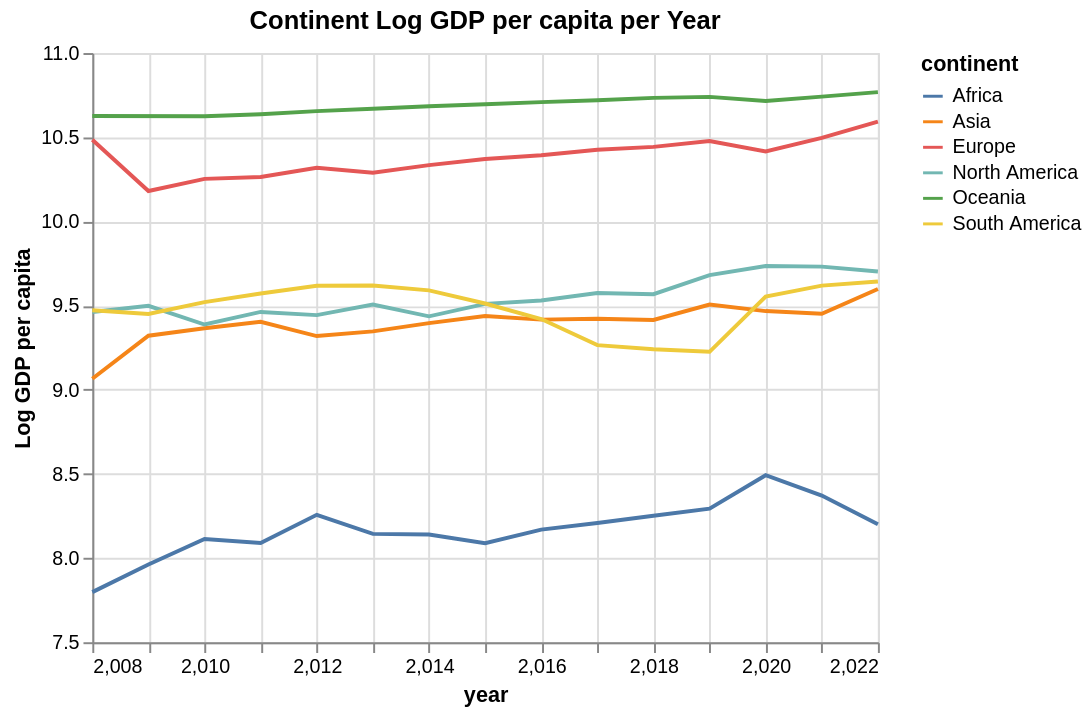

Notebook code cell kept with this figure:
### Code cell
# Once again, let's see how this correlates to GDP.
continents_gdp = alt.Chart(continent_grouped, title = 'Continent Log GDP per capita per Year').mark_line().encode(
    y = alt.Y('Log GDP per capita', scale = alt.Scale(domain = [7.5, 11])),
    x = alt.X('year', scale = alt.Scale(domain = [2008, 2022])),
    color = 'continent'
)

continents_gdp

### Figure 1 — Vega-Lite specification as saved in the notebook (floating-point values rounded to 4 significant figures)
{"config": {"view": {"continuousWidth": 400, "continuousHeight": 300}}, "data": {"name": "data-54ca73b332df5f30ebd7bc4373218ccc"}, "mark": "line", "encoding": {"color": {"field": "continent", "type": "nominal"}, "x": {"field": "year", "scale": {"domain": [2008, 2022]}, "type": "quantitative"}, "y": {"field": "Log GDP per capita", "scale": {"domain": [7.5, 11]}, "type": "quantitative"}}, "title": "Continent Log GDP per capita per Year", "$schema": "https://vega.github.io/schema/vega-lite/v4.17.0.json", "datasets": {"data-54ca73b332df5f30ebd7bc4373218ccc": [{"year": 2008, "continent": "Africa", "Life Ladder": 4.315, "Log GDP per capita": 7.798, "Social support": 0.6662, "Healthy life expectancy at birth": 51.21, "Freedom to make life choices": 0.5994, "Generosity": -0.005077, "Perceptions of corruption": 0.8433, "Positive affect": 0.6358, "Negative affect": 0.2382}, {"year": 2008, "continent": "Asia", "Life Ladder": 5.112, "Log GDP per capita": 9.065, "Social support": 0.737, "Healthy life expectancy at birth": 62.7, "Freedom to make life choices": 0.6804, "Generosity": 0.03075, "Perceptions of corruption": 0.795, "Positive affect": 0.5965, "Negative affect": 0.2499}, {"year": 2008, "continent": "Europe", "Life Ladder": 6.609, "Log GDP per capita": 10.49, "Social support": 0.9201, "Healthy life expectancy at birth": 67.58, "Freedom to make life choices": 0.7671, "Generosity": 0.003238, "Perceptions of corruption": 0.6693, "Positive affect": 0.6708, "Negative affect": 0.211}, {"year": 2008, "continent": "North America", "Life Ladder": 6.074, "Log GDP per capita": 9.462, "Social support": 0.8576, "Healthy life expectancy at birth": 61.22, "Freedom to make life choices": 0.7496, "Generosity": 0.09942, "Perceptions of corruption": 0.7693, "Positive affect": 0.7591, "Negative affect": 0.2286}, {"year": 2008, "continent": "Oceania", "Life Ladder": 7.317, "Log GDP per capita": 10.63, "Social support": 0.9455, "Healthy life expectancy at birth": 69.9, "Freedom to make life choices": 0.9045, "Generosity": 0.2975, "Perceptions of corruption": 0.3825, "Positive affect": 0.7565, "Negative affect": 0.225}, {"year": 2008, "continent": "South America", "Life Ladder": 5.783, "Log GDP per capita": 9.472, "Social support": 0.8535, "Healthy life expectancy at birth": 65.53, "Freedom to make life choices": 0.7034, "Generosity": -0.0777, "Perceptions of corruption": 0.7819, "Positive affect": 0.7448, "Negative affect": 0.2996}, {"year": 2009, "continent": "Africa", "Life Ladder": 4.415, "Log GDP per capita": 7.962, "Social support": 0.7391, "Healthy life expectancy at birth": 52.87, "Freedom to make life choices": 0.656, "Generosity": -0.007609, "Perceptions of corruption": 0.8065, "Positive affect": 0.6603, "Negative affect": 0.1975}, {"year": 2009, "continent": "Asia", "Life Ladder": 5.337, "Log GDP per capita": 9.321, "Social support": 0.7978, "Healthy life expectancy at birth": 63.47, "Freedom to make life choices": 0.7138, "Generosity": -0.003361, "Perceptions of corruption": 0.7387, "Positive affect": 0.6022, "Negative affect": 0.2523}, {"year": 2009, "continent": "Europe", "Life Ladder": 5.837, "Log GDP per capita": 10.18, "Social support": 0.8773, "Healthy life expectancy at birth": 67.18, "Freedom to make life choices": 0.658, "Generosity": -0.03369, "Perceptions of corruption": 0.7729, "Positive affect": 0.6119, "Negative affect": 0.2719}, {"year": 2009, "continent": "North America", "Life Ladder": 6.637, "Log GDP per capita": 9.499, "Social support": 0.8633, "Healthy life expectancy at birth": 65.49, "Freedom to make life choices": 0.7619, "Generosity": 0.0644, "Perceptions of corruption": 0.7378, "Positive affect": 0.7837, "Negative affect": 0.239}, {"year": 2009, "continent": "South America", "Life Ladder": 6.288, "Log GDP per capita": 9.45, "Social support": 0.8728, "Healthy life expectancy at birth": 65.69, "Freedom to make life choices": 0.7282, "Generosity": -0.0566, "Perceptions of corruption": 0.7825, "Positive affect": 0.7661, "Negative affect": 0.2653}, {"year": 2010, "continent": "Africa", "Life Ladder": 4.323, "Log GDP per capita": 8.113, "Social support": 0.785, "Healthy life expectancy at birth": 53.78, "Freedom to make life choices": 0.6863, "Generosity": -0.04164, "Perceptions of corruption": 0.8, "Positive affect": 0.6404, "Negative affect": 0.1972}, {"year": 2010, "continent": "Asia", "Life Ladder": 5.338, "Log GDP per capita": 9.365, "Social support": 0.7917, "Healthy life expectancy at birth": 63.56, "Freedom to make life choices": 0.7006, "Generosity": 0.03214, "Perceptions of corruption": 0.7626, "Positive affect": 0.6045, "Negative affect": 0.2541}, {"year": 2010, "continent": "Europe", "Life Ladder": 5.957, "Log GDP per capita": 10.25, "Social support": 0.8829, "Healthy life expectancy at birth": 67.62, "Freedom to make life choices": 0.7029, "Generosity": -0.03262, "Perceptions of corruption": 0.7656, "Positive affect": 0.6204, "Negative affect": 0.2593}, {"year": 2010, "continent": "North America", "Life Ladder": 6.299, "Log GDP per capita": 9.387, "Social support": 0.845, "Healthy life expectancy at birth": 62.11, "Freedom to make life choices": 0.7433, "Generosity": 0.06836, "Perceptions of corruption": 0.7435, "Positive affect": 0.7549, "Negative affect": 0.2443}, {"year": 2010, "continent": "Oceania", "Life Ladder": 7.337, "Log GDP per capita": 10.62, "Social support": 0.9655, "Healthy life expectancy at birth": 70.0, "Freedom to make life choices": 0.925, "Generosity": 0.281, "Perceptions of corruption": 0.3435, "Positive affect": 0.7725, "Negative affect": 0.2275}, {"year": 2010, "continent": "South America", "Life Ladder": 6.293, "Log GDP per capita": 9.52, "Social support": 0.8755, "Healthy life expectancy at birth": 65.85, "Freedom to make life choices": 0.7647, "Generosity": -0.0597, "Perceptions of corruption": 0.7501, "Positive affect": 0.7689, "Negative affect": 0.2463}, {"year": 2011, "continent": "Africa", "Life Ladder": 4.483, "Log GDP per capita": 8.089, "Social support": 0.7277, "Healthy life expectancy at birth": 53.29, "Freedom to make life choices": 0.6856, "Generosity": -0.06111, "Perceptions of corruption": 0.7828, "Positive affect": 0.6228, "Negative affect": 0.231}, {"year": 2011, "continent": "Asia", "Life Ladder": 5.35, "Log GDP per capita": 9.404, "Social support": 0.7784, "Healthy life expectancy at birth": 63.49, "Freedom to make life choices": 0.7439, "Generosity": 0.02021, "Perceptions of corruption": 0.7524, "Positive affect": 0.5949, "Negative affect": 0.2566}, {"year": 2011, "continent": "Europe", "Life Ladder": 5.969, "Log GDP per capita": 10.26, "Social support": 0.8849, "Healthy life expectancy at birth": 67.68, "Freedom to make life choices": 0.7325, "Generosity": -0.03775, "Perceptions of corruption": 0.7703, "Positive affect": 0.6206, "Negative affect": 0.2564}, {"year": 2011, "continent": "North America", "Life Ladder": 6.069, "Log GDP per capita": 9.462, "Social support": 0.8198, "Healthy life expectancy at birth": 63.0, "Freedom to make life choices": 0.7926, "Generosity": 0.03331, "Perceptions of corruption": 0.7691, "Positive affect": 0.7609, "Negative affect": 0.2581}, {"year": 2011, "continent": "Oceania", "Life Ladder": 7.298, "Log GDP per capita": 10.64, "Social support": 0.9605, "Healthy life expectancy at birth": 70.05, "Freedom to make life choices": 0.94, "Generosity": 0.3225, "Perceptions of corruption": 0.3255, "Positive affect": 0.754, "Negative affect": 0.2025}, {"year": 2011, "continent": "South America", "Life Ladder": 6.308, "Log GDP per capita": 9.572, "Social support": 0.861, "Healthy life expectancy at birth": 66.01, "Freedom to make life choices": 0.7788, "Generosity": -0.0688, "Perceptions of corruption": 0.7452, "Positive affect": 0.7595, "Negative affect": 0.2707}, {"year": 2012, "continent": "Africa", "Life Ladder": 4.401, "Log GDP per capita": 8.257, "Social support": 0.7422, "Healthy life expectancy at birth": 55.27, "Freedom to make life choices": 0.6313, "Generosity": -0.05526, "Perceptions of corruption": 0.8003, "Positive affect": 0.6192, "Negative affect": 0.2283}, {"year": 2012, "continent": "Asia", "Life Ladder": 5.167, "Log GDP per capita": 9.319, "Social support": 0.7611, "Healthy life expectancy at birth": 63.32, "Freedom to make life choices": 0.7133, "Generosity": 0.043, "Perceptions of corruption": 0.7794, "Positive affect": 0.6045, "Negative affect": 0.2724}, {"year": 2012, "continent": "Europe", "Life Ladder": 6.101, "Log GDP per capita": 10.32, "Social support": 0.8873, "Healthy life expectancy at birth": 68.12, "Freedom to make life choices": 0.7243, "Generosity": -0.02862, "Perceptions of corruption": 0.7496, "Positive affect": 0.6342, "Negative affect": 0.2644}, {"year": 2012, "continent": "North America", "Life Ladder": 6.082, "Log GDP per capita": 9.443, "Social support": 0.8478, "Healthy life expectancy at birth": 63.12, "Freedom to make life choices": 0.7874, "Generosity": 0.04409, "Perceptions of corruption": 0.7241, "Positive affect": 0.7609, "Negative affect": 0.2801}, {"year": 2012, "continent": "Oceania", "Life Ladder": 7.223, "Log GDP per capita": 10.66, "Social support": 0.9375, "Healthy life expectancy at birth": 70.1, "Freedom to make life choices": 0.9185, "Generosity": 0.276, "Perceptions of corruption": 0.3285, "Positive affect": 0.757, "Negative affect": 0.2105}, {"year": 2012, "continent": "South America", "Life Ladder": 6.319, "Log GDP per capita": 9.618, "Social support": 0.856, "Healthy life expectancy at birth": 65.87, "Freedom to make life choices": 0.8051, "Generosity": -0.0196, "Perceptions of corruption": 0.7645, "Positive affect": 0.7527, "Negative affect": 0.2906}, {"year": 2013, "continent": "Africa", "Life Ladder": 4.079, "Log GDP per capita": 8.144, "Social support": 0.7215, "Healthy life expectancy at birth": 54.48, "Freedom to make life choices": 0.6749, "Generosity": -0.04866, "Perceptions of corruption": 0.7899, "Positive affect": 0.6368, "Negative affect": 0.2589}, {"year": 2013, "continent": "Asia", "Life Ladder": 5.223, "Log GDP per capita": 9.346, "Social support": 0.7682, "Healthy life expectancy at birth": 63.78, "Freedom to make life choices": 0.7374, "Generosity": 0.05528, "Perceptions of corruption": 0.7565, "Positive affect": 0.614, "Negative affect": 0.2781}, {"year": 2013, "continent": "Europe", "Life Ladder": 6.0, "Log GDP per capita": 10.29, "Social support": 0.8787, "Healthy life expectancy at birth": 68.14, "Freedom to make life choices": 0.7287, "Generosity": -0.03095, "Perceptions of corruption": 0.761, "Positive affect": 0.6369, "Negative affect": 0.2681}, {"year": 2013, "continent": "North America", "Life Ladder": 6.202, "Log GDP per capita": 9.506, "Social support": 0.8468, "Healthy life expectancy at birth": 63.92, "Freedom to make life choices": 0.804, "Generosity": 0.05354, "Perceptions of corruption": 0.7529, "Positive affect": 0.7666, "Negative affect": 0.2826}, {"year": 2013, "continent": "Oceania", "Life Ladder": 7.322, "Log GDP per capita": 10.67, "Social support": 0.943, "Healthy life expectancy at birth": 70.15, "Freedom to make life choices": 0.9385, "Generosity": 0.2485, "Perceptions of corruption": 0.372, "Positive affect": 0.774, "Negative affect": 0.164}, {"year": 2013, "continent": "South America", "Life Ladder": 6.357, "Log GDP per capita": 9.619, "Social support": 0.8736, "Healthy life expectancy at birth": 66.33, "Freedom to make life choices": 0.7875, "Generosity": -0.0802, "Perceptions of corruption": 0.7823, "Positive affect": 0.7812, "Negative affect": 0.2875}, {"year": 2014, "continent": "Africa", "Life Ladder": 4.182, "Log GDP per capita": 8.14, "Social support": 0.7224, "Healthy life expectancy at birth": 55.02, "Freedom to make life choices": 0.6788, "Generosity": -0.04147, "Perceptions of corruption": 0.7575, "Positive affect": 0.6273, "Negative affect": 0.2741}, {"year": 2014, "continent": "Asia", "Life Ladder": 5.319, "Log GDP per capita": 9.396, "Social support": 0.7789, "Healthy life expectancy at birth": 64.1, "Freedom to make life choices": 0.756, "Generosity": 0.07237, "Perceptions of corruption": 0.7568, "Positive affect": 0.6261, "Negative affect": 0.266}, {"year": 2014, "continent": "Europe", "Life Ladder": 6.08, "Log GDP per capita": 10.33, "Social support": 0.8779, "Healthy life expectancy at birth": 68.38, "Freedom to make life choices": 0.7408, "Generosity": 0.01521, "Perceptions of corruption": 0.7157, "Positive affect": 0.6477, "Negative affect": 0.2578}, {"year": 2014, "continent": "North America", "Life Ladder": 6.098, "Log GDP per capita": 9.436, "Social support": 0.8251, "Healthy life expectancy at birth": 64.39, "Freedom to make life choices": 0.8182, "Generosity": 0.04792, "Perceptions of corruption": 0.7414, "Positive affect": 0.7626, "Negative affect": 0.2923}, {"year": 2014, "continent": "Oceania", "Life Ladder": 7.297, "Log GDP per capita": 10.68, "Social support": 0.933, "Healthy life expectancy at birth": 70.2, "Freedom to make life choices": 0.9275, "Generosity": 0.329, "Perceptions of corruption": 0.3575, "Positive affect": 0.7735, "Negative affect": 0.222}, {"year": 2014, "continent": "South America", "Life Ladder": 6.244, "Log GDP per capita": 9.59, "Social support": 0.8821, "Healthy life expectancy at birth": 66.49, "Freedom to make life choices": 0.7548, "Generosity": -0.0742, "Perceptions of corruption": 0.7702, "Positive affect": 0.7926, "Negative affect": 0.28}, {"year": 2015, "continent": "Africa", "Life Ladder": 4.315, "Log GDP per capita": 8.088, "Social support": 0.6907, "Healthy life expectancy at birth": 55.14, "Freedom to make life choices": 0.7231, "Generosity": -0.02694, "Perceptions of corruption": 0.7717, "Positive affect": 0.6356, "Negative affect": 0.2918}, {"year": 2015, "continent": "Asia", "Life Ladder": 5.225, "Log GDP per capita": 9.438, "Social support": 0.7743, "Healthy life expectancy at birth": 64.17, "Freedom to make life choices": 0.7493, "Generosity": 0.08562, "Perceptions of corruption": 0.7473, "Positive affect": 0.6274, "Negative affect": 0.2924}, {"year": 2015, "continent": "Europe", "Life Ladder": 6.128, "Log GDP per capita": 10.37, "Social support": 0.8829, "Healthy life expectancy at birth": 68.64, "Freedom to make life choices": 0.7576, "Generosity": -0.009897, "Perceptions of corruption": 0.6911, "Positive affect": 0.6529, "Negative affect": 0.2454}, {"year": 2015, "continent": "North America", "Life Ladder": 5.987, "Log GDP per capita": 9.51, "Social support": 0.8214, "Healthy life expectancy at birth": 64.65, "Freedom to make life choices": 0.7684, "Generosity": 0.02664, "Perceptions of corruption": 0.7399, "Positive affect": 0.7627, "Negative affect": 0.2979}, {"year": 2015, "continent": "Oceania", "Life Ladder": 7.364, "Log GDP per capita": 10.7, "Social support": 0.9695, "Healthy life expectancy at birth": 70.25, "Freedom to make life choices": 0.932, "Generosity": 0.326, "Perceptions of corruption": 0.2715, "Positive affect": 0.7725, "Negative affect": 0.185}, {"year": 2015, "continent": "South America", "Life Ladder": 6.13, "Log GDP per capita": 9.512, "Social support": 0.8749, "Healthy life expectancy at birth": 66.65, "Freedom to make life choices": 0.7962, "Generosity": -0.0652, "Perceptions of corruption": 0.8038, "Positive affect": 0.78, "Negative affect": 0.3091}, {"year": 2016, "continent": "Africa", "Life Ladder": 4.233, "Log GDP per capita": 8.169, "Social support": 0.6967, "Healthy life expectancy at birth": 55.57, "Freedom to make life choices": 0.7249, "Generosity": -0.01794, "Perceptions of corruption": 0.7816, "Positive affect": 0.6527, "Negative affect": 0.3368}, {"year": 2016, "continent": "Asia", "Life Ladder": 5.311, "Log GDP per capita": 9.416, "Social support": 0.7991, "Healthy life expectancy at birth": 64.43, "Freedom to make life choices": 0.7799, "Generosity": 0.03643, "Perceptions of corruption": 0.7529, "Positive affect": 0.6137, "Negative affect": 0.2748}, {"year": 2016, "continent": "Europe", "Life Ladder": 6.184, "Log GDP per capita": 10.39, "Social support": 0.903, "Healthy life expectancy at birth": 68.78, "Freedom to make life choices": 0.7713, "Generosity": -0.01828, "Perceptions of corruption": 0.7097, "Positive affect": 0.65, "Negative affect": 0.2449}, {"year": 2016, "continent": "North America", "Life Ladder": 6.08, "Log GDP per capita": 9.53, "Social support": 0.8371, "Healthy life expectancy at birth": 64.79, "Freedom to make life choices": 0.7805, "Generosity": 0.01318, "Perceptions of corruption": 0.7509, "Positive affect": 0.7583, "Negative affect": 0.2941}, {"year": 2016, "continent": "Oceania", "Life Ladder": 7.238, "Log GDP per capita": 10.71, "Social support": 0.9395, "Healthy life expectancy at birth": 70.32, "Freedom to make life choices": 0.9245, "Generosity": 0.248, "Perceptions of corruption": 0.3385, "Positive affect": 0.7565, "Negative affect": 0.2215}, {"year": 2016, "continent": "South America", "Life Ladder": 5.921, "Log GDP per capita": 9.42, "Social support": 0.8701, "Healthy life expectancy at birth": 66.75, "Freedom to make life choices": 0.7898, "Generosity": -0.0728, "Perceptions of corruption": 0.8203, "Positive affect": 0.7583, "Negative affect": 0.3142}, {"year": 2017, "continent": "Africa", "Life Ladder": 4.405, "Log GDP per capita": 8.208, "Social support": 0.6894, "Healthy life expectancy at birth": 55.96, "Freedom to make life choices": 0.7238, "Generosity": -0.03653, "Perceptions of corruption": 0.7704, "Positive affect": 0.6403, "Negative affect": 0.3525}, {"year": 2017, "continent": "Asia", "Life Ladder": 5.243, "Log GDP per capita": 9.422, "Social support": 0.7925, "Healthy life expectancy at birth": 64.54, "Freedom to make life choices": 0.797, "Generosity": 0.0365, "Perceptions of corruption": 0.7396, "Positive affect": 0.6104, "Negative affect": 0.2905}, {"year": 2017, "continent": "Europe", "Life Ladder": 6.271, "Log GDP per capita": 10.43, "Social support": 0.8904, "Healthy life expectancy at birth": 68.92, "Freedom to make life choices": 0.7867, "Generosity": -0.007282, "Perceptions of corruption": 0.6743, "Positive affect": 0.6417, "Negative affect": 0.2368}, {"year": 2017, "continent": "North America", "Life Ladder": 6.252, "Log GDP per capita": 9.575, "Social support": 0.8612, "Healthy life expectancy at birth": 65.12, "Freedom to make life choices": 0.8509, "Generosity": -0.01377, "Perceptions of corruption": 0.7432, "Positive affect": 0.7589, "Negative affect": 0.2657}, {"year": 2017, "continent": "Oceania", "Life Ladder": 7.292, "Log GDP per capita": 10.72, "Social support": 0.9525, "Healthy life expectancy at birth": 70.4, "Freedom to make life choices": 0.9265, "Generosity": 0.3015, "Perceptions of corruption": 0.3165, "Positive affect": 0.7455, "Negative affect": 0.1985}, {"year": 2017, "continent": "South America", "Life Ladder": 5.917, "Log GDP per capita": 9.265, "Social support": 0.8771, "Healthy life expectancy at birth": 66.85, "Freedom to make life choices": 0.824, "Generosity": -0.1057, "Perceptions of corruption": 0.8075, "Positive affect": 0.7414, "Negative affect": 0.3207}, {"year": 2018, "continent": "Africa", "Life Ladder": 4.548, "Log GDP per capita": 8.252, "Social support": 0.7008, "Healthy life expectancy at birth": 56.85, "Freedom to make life choices": 0.7309, "Generosity": -0.01672, "Perceptions of corruption": 0.7672, "Positive affect": 0.6556, "Negative affect": 0.3425}, {"year": 2018, "continent": "Asia", "Life Ladder": 5.205, "Log GDP per capita": 9.415, "Social support": 0.8089, "Healthy life expectancy at birth": 64.69, "Freedom to make life choices": 0.8047, "Generosity": 0.01562, "Perceptions of corruption": 0.7492, "Positive affect": 0.6091, "Negative affect": 0.2859}, {"year": 2018, "continent": "Europe", "Life Ladder": 6.356, "Log GDP per capita": 10.44, "Social support": 0.9021, "Healthy life expectancy at birth": 68.98, "Freedom to make life choices": 0.7976, "Generosity": -0.07687, "Perceptions of corruption": 0.6854, "Positive affect": 0.6375, "Negative affect": 0.2456}, {"year": 2018, "continent": "North America", "Life Ladder": 6.152, "Log GDP per capita": 9.567, "Social support": 0.837, "Healthy life expectancy at birth": 65.07, "Freedom to make life choices": 0.8445, "Generosity": -0.0002727, "Perceptions of corruption": 0.734, "Positive affect": 0.7725, "Negative affect": 0.29}, {"year": 2018, "continent": "Oceania", "Life Ladder": 7.274, "Log GDP per capita": 10.73, "Social support": 0.947, "Healthy life expectancy at birth": 70.47, "Freedom to make life choices": 0.9325, "Generosity": 0.129, "Perceptions of corruption": 0.306, "Positive affect": 0.7455, "Negative affect": 0.1775}, {"year": 2018, "continent": "South America", "Life Ladder": 5.945, "Log GDP per capita": 9.241, "Social support": 0.8744, "Healthy life expectancy at birth": 67.08, "Freedom to make life choices": 0.8096, "Generosity": -0.1071, "Perceptions of corruption": 0.8137, "Positive affect": 0.7491, "Negative affect": 0.3324}, {"year": 2019, "continent": "Africa", "Life Ladder": 4.511, "Log GDP per capita": 8.293, "Social support": 0.7033, "Healthy life expectancy at birth": 56.94, "Freedom to make life choices": 0.7183, "Generosity": -0.01115, "Perceptions of corruption": 0.7681, "Positive affect": 0.643, "Negative affect": 0.3379}, {"year": 2019, "continent": "Asia", "Life Ladder": 5.382, "Log GDP per capita": 9.506, "Social support": 0.8134, "Healthy life expectancy at birth": 64.96, "Freedom to make life choices": 0.8223, "Generosity": 0.02295, "Perceptions of corruption": 0.7151, "Positive affect": 0.6191, "Negative affect": 0.2814}, {"year": 2019, "continent": "Europe", "Life Ladder": 6.412, "Log GDP per capita": 10.48, "Social support": 0.9068, "Healthy life expectancy at birth": 69.21, "Freedom to make life choices": 0.8224, "Generosity": -0.06678, "Perceptions of corruption": 0.6727, "Positive affect": 0.6463, "Negative affect": 0.2355}, {"year": 2019, "continent": "North America", "Life Ladder": 6.422, "Log GDP per capita": 9.681, "Social support": 0.8597, "Healthy life expectancy at birth": 66.2, "Freedom to make life choices": 0.8851, "Generosity": -0.05573, "Perceptions of corruption": 0.7436, "Positive affect": 0.7877, "Negative affect": 0.2714}, {"year": 2019, "continent": "Oceania", "Life Ladder": 7.22, "Log GDP per capita": 10.74, "Social support": 0.941, "Healthy life expectancy at birth": 70.55, "Freedom to make life choices": 0.915, "Generosity": 0.1345, "Perceptions of corruption": 0.332, "Positive affect": 0.746, "Negative affect": 0.1965}, {"year": 2019, "continent": "South America", "Life Ladder": 5.964, "Log GDP per capita": 9.225, "Social support": 0.8651, "Healthy life expectancy at birth": 67.05, "Freedom to make life choices": 0.8059, "Generosity": -0.0855, "Perceptions of corruption": 0.8196, "Positive affect": 0.7497, "Negative affect": 0.3331}, {"year": 2020, "continent": "Africa", "Life Ladder": 4.767, "Log GDP per capita": 8.492, "Social support": 0.7118, "Healthy life expectancy at birth": 58.4, "Freedom to make life choices": 0.72, "Generosity": 0.0117, "Perceptions of corruption": 0.7982, "Positive affect": 0.648, "Negative affect": 0.327}, {"year": 2020, "continent": "Asia", "Life Ladder": 5.41, "Log GDP per capita": 9.467, "Social support": 0.7876, "Healthy life expectancy at birth": 65.29, "Freedom to make life choices": 0.8266, "Generosity": 0.03303, "Perceptions of corruption": 0.7615, "Positive affect": 0.6421, "Negative affect": 0.315}, {"year": 2020, "continent": "Europe", "Life Ladder": 6.473, "Log GDP per capita": 10.42, "Social support": 0.9113, "Healthy life expectancy at birth": 69.37, "Freedom to make life choices": 0.8439, "Generosity": -0.03176, "Perceptions of corruption": 0.6744, "Positive affect": 0.6682, "Negative affect": 0.2664}, {"year": 2020, "continent": "North America", "Life Ladder": 6.087, "Log GDP per capita": 9.735, "Social support": 0.8386, "Healthy life expectancy at birth": 66.84, "Freedom to make life choices": 0.8676, "Generosity": -0.069, "Perceptions of corruption": 0.6685, "Positive affect": 0.7482, "Negative affect": 0.3086}, {"year": 2020, "continent": "Oceania", "Life Ladder": 7.197, "Log GDP per capita": 10.72, "Social support": 0.9445, "Healthy life expectancy at birth": 70.62, "Freedom to make life choices": 0.9115, "Generosity": 0.1605, "Perceptions of corruption": 0.387, "Positive affect": 0.761, "Negative affect": 0.207}, {"year": 2020, "continent": "South America", "Life Ladder": 5.616, "Log GDP per capita": 9.554, "Social support": 0.8404, "Healthy life expectancy at birth": 67.15, "Freedom to make life choices": 0.8127, "Generosity": -0.06511, "Perceptions of corruption": 0.7931, "Positive affect": 0.7241, "Negative affect": 0.3616}, {"year": 2021, "continent": "Africa", "Life Ladder": 4.512, "Log GDP per capita": 8.371, "Social support": 0.6754, "Healthy life expectancy at birth": 58.14, "Freedom to make life choices": 0.7088, "Generosity": -0.0045, "Perceptions of corruption": 0.7816, "Positive affect": 0.6188, "Negative affect": 0.3196}, {"year": 2021, "continent": "Asia", "Life Ladder": 5.23, "Log GDP per capita": 9.452, "Social support": 0.7696, "Healthy life expectancy at birth": 65.45, "Freedom to make life choices": 0.7932, "Generosity": 0.05415, "Perceptions of corruption": 0.7507, "Positive affect": 0.6087, "Negative affect": 0.3076}, {"year": 2021, "continent": "Europe", "Life Ladder": 6.53, "Log GDP per capita": 10.5, "Social support": 0.9009, "Healthy life expectancy at birth": 69.57, "Freedom to make life choices": 0.8237, "Generosity": 0.05922, "Perceptions of corruption": 0.6683, "Positive affect": 0.6757, "Negative affect": 0.2478}, {"year": 2021, "continent": "North America", "Life Ladder": 6.333, "Log GDP per capita": 9.731, "Social support": 0.8564, "Healthy life expectancy at birth": 66.8, "Freedom to make life choices": 0.8494, "Generosity": 0.0061, "Perceptions of corruption": 0.7204, "Positive affect": 0.7717, "Negative affect": 0.2829}, {"year": 2021, "continent": "Oceania", "Life Ladder": 7.124, "Log GDP per capita": 10.74, "Social support": 0.935, "Healthy life expectancy at birth": 70.7, "Freedom to make life choices": 0.911, "Generosity": 0.2275, "Perceptions of corruption": 0.353, "Positive affect": 0.7435, "Negative affect": 0.2205}, {"year": 2021, "continent": "South America", "Life Ladder": 5.753, "Log GDP per capita": 9.618, "Social support": 0.8417, "Healthy life expectancy at birth": 67.25, "Freedom to make life choices": 0.8067, "Generosity": -0.03278, "Perceptions of corruption": 0.7999, "Positive affect": 0.7331, "Negative affect": 0.3396}, {"year": 2022, "continent": "Africa", "Life Ladder": 4.274, "Log GDP per capita": 8.201, "Social support": 0.6395, "Healthy life expectancy at birth": 58.23, "Freedom to make life choices": 0.704, "Generosity": 0.02634, "Perceptions of corruption": 0.7795, "Positive affect": 0.6316, "Negative affect": 0.3541}, {"year": 2022, "continent": "Asia", "Life Ladder": 5.253, "Log GDP per capita": 9.598, "Social support": 0.7779, "Healthy life expectancy at birth": 66.13, "Freedom to make life choices": 0.795, "Generosity": 0.057, "Perceptions of corruption": 0.7566, "Positive affect": 0.5931, "Negative affect": 0.3039}, {"year": 2022, "continent": "Europe", "Life Ladder": 6.468, "Log GDP per capita": 10.59, "Social support": 0.9026, "Healthy life expectancy at birth": 69.93, "Freedom to make life choices": 0.8322, "Generosity": 0.04094, "Perceptions of corruption": 0.6318, "Positive affect": 0.6582, "Negative affect": 0.2324}, {"year": 2022, "continent": "North America", "Life Ladder": 6.369, "Log GDP per capita": 9.702, "Social support": 0.8472, "Healthy life expectancy at birth": 66.55, "Freedom to make life choices": 0.8642, "Generosity": -0.01245, "Perceptions of corruption": 0.7261, "Positive affect": 0.7749, "Negative affect": 0.2775}, {"year": 2022, "continent": "Oceania", "Life Ladder": 7.005, "Log GDP per capita": 10.77, "Social support": 0.949, "Healthy life expectancy at birth": 70.78, "Freedom to make life choices": 0.8425, "Generosity": 0.17, "Perceptions of corruption": 0.413, "Positive affect": 0.7085, "Negative affect": 0.227}, {"year": 2022, "continent": "South America", "Life Ladder": 6.129, "Log GDP per capita": 9.642, "Social support": 0.8698, "Healthy life expectancy at birth": 67.35, "Freedom to make life choices": 0.8205, "Generosity": -0.08478, "Perceptions of corruption": 0.8069, "Positive affect": 0.7562, "Negative affect": 0.3141}]}}
